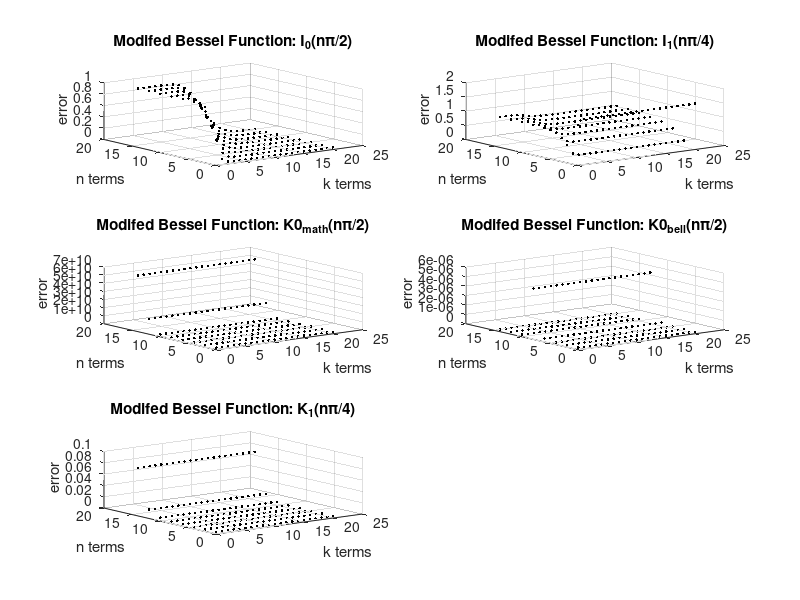

Source code (MATLAB):
clear all;clc;
i = 16; %n terms
 j=1;
%finding error in bessel functions
for N = 1:2:i

    n(j) = N;
    z1 = N*pi/2;
    z2 = N*pi/4;
    for k = 0:20
        K(k+1) = k+1;
        I0(k+1,j) = (z1^2/4)^k/(factorial(k)*gamma(k+1));
        I1(k+1,j) = (z2^2/4)^k/(factorial(k)*gamma(k+2));
        Ineg1(k+1,j) = (z2^2/4)^k/(factorial(k)*gamma(k));
        
        besselI0(j) = sum(I0(:,j));
        besselI02(j) = integral(@(x) exp(z1*cos(x)),0,pi)/pi;
        besselI1(j) = sum(I1(:,j));
        besselIneg1(j) = sum(Ineg1(:,j));

       besselK02(j) = integral(@(x) cos(z1*x)./sqrt(x.^2+1),0,Inf);
        besselK0(j) = integral(@(x) exp(-z1*cosh(x)),0,Inf);
        besselK1(j) = gamma(1+1/2)*(2*z2)/sqrt(pi)*integral(@(x) ...
            cos(x)./(x.^2+z2.^2).^(3/2),0,Inf);
        
        %errors compared to matlab's built in bessel functions
        ErrI0(k+1,j) = abs((besseli(0,z1)-besselI0(j))/besseli(0,z1));
        ErrI1(k+1,j) = abs((besseli(1,z2)-besselI1(j))/besseli(1,z2));
        ErrK02(k+1,j) = abs((besselk(0,z1)-besselK02(j))/besselk(0,z1));
        ErrK0(k+1,j) = abs((besselk(0,z1)-besselK0(j))/besselk(0,z1));
        ErrK1(k+1,j) = abs((besselk(1,z2)-besselK1(j))/besselk(1,z2));
    end
    j = j+1;
end

% figure(1);
% subplot(2,2,1);
% plot(K,ErrI0(:,N),'black.');
% 
% subplot(2,2,2);
% plot(K,ErrI1(:,N),'black.');
% 
% subplot(2,2,3);
% plot(K,ErrK0(:,N),'black.');
% 
% subplot(2,2,4);
% plot(K,ErrK1(:,N),'black.');

[n,K] = meshgrid(n,K);
figure(1);
subplot(3,2,1);
plot3(K,n,ErrI0,'black.');
xlabel('k terms');ylabel('n terms');zlabel('error');
grid on;
title('Modifed Bessel Function: I_0(n\pi/2)');

subplot(3,2,2);
plot3(K,n,ErrI1,'black.');
xlabel('k terms');ylabel('n terms');zlabel('error');
grid on;
title('Modifed Bessel Function: I_1(n\pi/4)');

subplot(3,2,3);
plot3(K,n,ErrK02,'black.');
xlabel('k terms');ylabel('n terms');zlabel('error');
grid on;
title('Modifed Bessel Function: K0_{math}(n\pi/2)');

subplot(3,2,4);
plot3(K,n,ErrK0,'black.');
xlabel('k terms');ylabel('n terms');zlabel('error');
grid on;
title('Modifed Bessel Function: K0_{bell}(n\pi/2)');

subplot(3,2,5);
plot3(K,n,ErrK1,'black.');
xlabel('k terms');ylabel('n terms');zlabel('error');
grid on;
title('Modifed Bessel Function: K_1(n\pi/4)');
